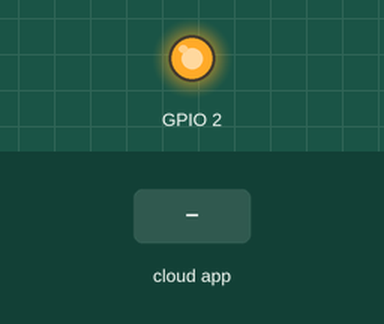
The sketch below on a simulated ESP8266 (NodeMCU). Parts: output pins drawn as LEDs (lit = HIGH). Inputs (shaded band) come from the test bench. Not simulated (calls return 0 or success): CayenneWifiClient.h.

Above: at 2.7 s.
2.8 s: the phone or cloud app sets 0 to 1
At 3.1 s:
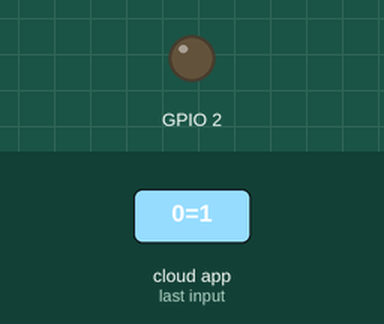
4.3 s: the phone or cloud app sets 0 to 0
At 5.3 s:
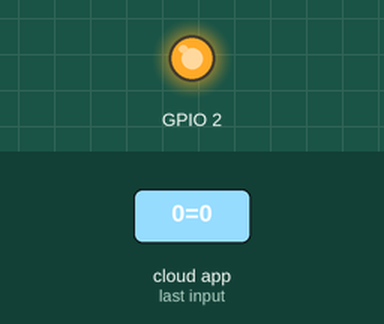
Timing chart, 0 to 7.3 s (numbered marks = the images above; inputs shaded):
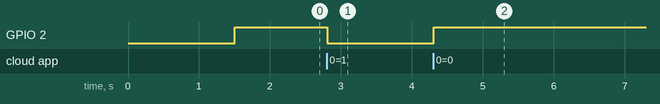

Measured:
- after the input at 2.8 s, GPIO 2: HIGH → LOW at once
- after the input at 4.3 s, GPIO 2: LOW → HIGH at once

The sketch:

esp8266_mqtt.ino
```cpp
#include "CayenneDefines.h"
#include "BlynkSimpleEsp8266.h"
#include "CayenneWifiClient.h"

char token[] = "YOUR_TOKEN";
char ssid[] = "YOUR_SSID";
char password[] = "YOUR_PASSWORD";

void setup() {
  // put your setup code here, to run once:
  Serial.begin(115200);
  Cayenne.begin(token,ssid, password);
  pinMode(2, OUTPUT);
  digitalWrite(2, HIGH);
}

void loop() {
  // put your main code here, to run repeatedly:
  Cayenne.run();
}

CAYENNE_IN(V0)
{
  int i = getValue.asInt();
  digitalWrite(2, !i);
}
```
